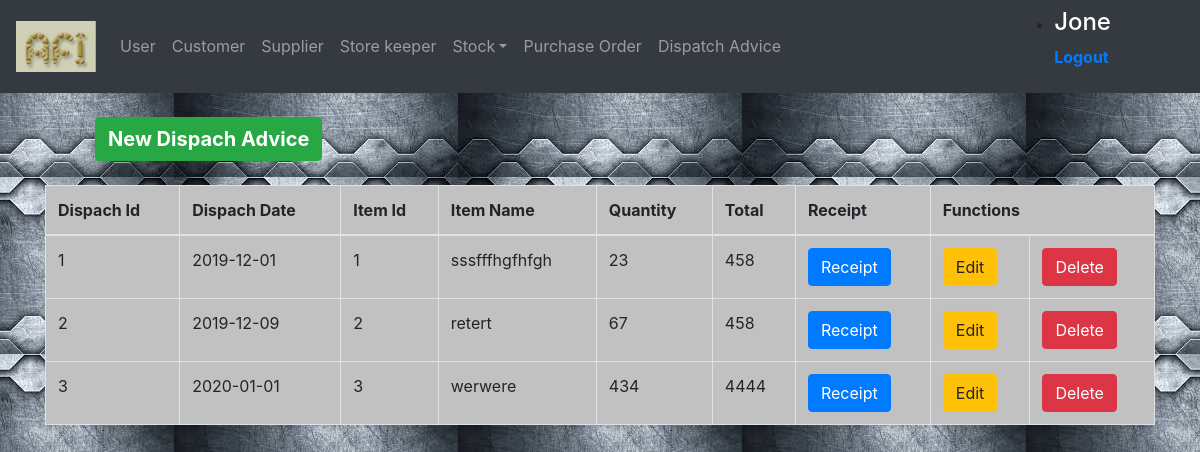
/dispatchAdvice/home.php (signed in), run on the app's committed database.
### tables this page shows
CREATE TABLE `dispach` (
  `dispId` int(10) NOT NULL,
  `dispDate` date NOT NULL,
  `itemId` varchar(10) NOT NULL,
  `itemName` varchar(20) NOT NULL,
  `quantity` int(11) NOT NULL,
  `total` int(11) NOT NULL
);

### dispatchAdvice/home.php (the view, shortened to what this page needs)
<?php
  include '../login/dbconnection.php';
  $sql = "SELECT * FROM dispach";
  $result = $conn->query($sql);
?>
<!DOCTYPE html>
<html lang="en">
<head>
  <link rel="stylesheet" href="../css/bootstrap.min.css">
  <link rel="stylesheet" type="text/css" href="../css/dispachAdvice.css">
</head>
<body>
  <header><?php include '../login/nav.php'?></header>
  <div class="container"><br>
    <a href="insert.php" class="btn btn-success" id="Butt">New Dispach Advice</a><br><br>
    <table class="table table-bordered">
      <thead>
        <tr>
          <th>Dispach Id</th>
          <th>Dispach Date</th>
          <th>Item Id</th>
          <th>Item Name</th>
          <th>Quantity</th>
          <th>Total</th>
          <th>Receipt</th>
          <th colspan="2">Functions</th>
        </tr>
      </thead>
      <tbody>
        <?php
          if($result->num_rows > 0){
            while ($row = $result->fetch_assoc()) {
        ?>
              <tr>
                <td><?php echo $row['dispId'];?></td>
                <td><?php echo $row['dispDate'];?></td>
                <td><?php echo $row['itemId'];?></td>
                <td><?php echo $row['itemName'];?></td>
                <td><?php echo $row['quantity'];?></td>
                <td><?php echo $row['total'];?></td>
                <td><a href="receipt.php?id=<?=$row['dispId'];?>" class="btn btn-primary">Receipt</a></td>
                <td><a href="edit.php?id=<?=$row['dispId'];?>" class="btn btn-warning">Edit</a></td>
                <td><a href="delete.php?id=<?=$row['dispId'];?>" class="btn btn-danger">Delete</a></td>
              </tr>
              <?php
            }
          }
          else{
            echo "0 results";
          }
        ?>
      </tbody>
    </table>
  </div>
</body>
</html>

### css/dispachAdvice.css (style rules this page uses)
body { background: url(../images/dispach_bg.jpg); background-size: top; background-position: top; }
#Butt { font-size: 20px; font-weight: bold; margin-left: 50px; }
table { background: rgba(194,193,193,1.0); }

### data on the page
dispach: dispId "1", dispDate "2019-12-01", itemId "1", itemName "sssfffhgfhfgh", quantity "23", total "458"
dispach: dispId "2", dispDate "2019-12-09", itemId "2", itemName "retert", quantity "67", total "458"
dispach: dispId "3", dispDate "2020-01-01", itemId "3", itemName "werwere", quantity "434", total "4444"

### other printed values
$_SESSION['username'] "Jone"
